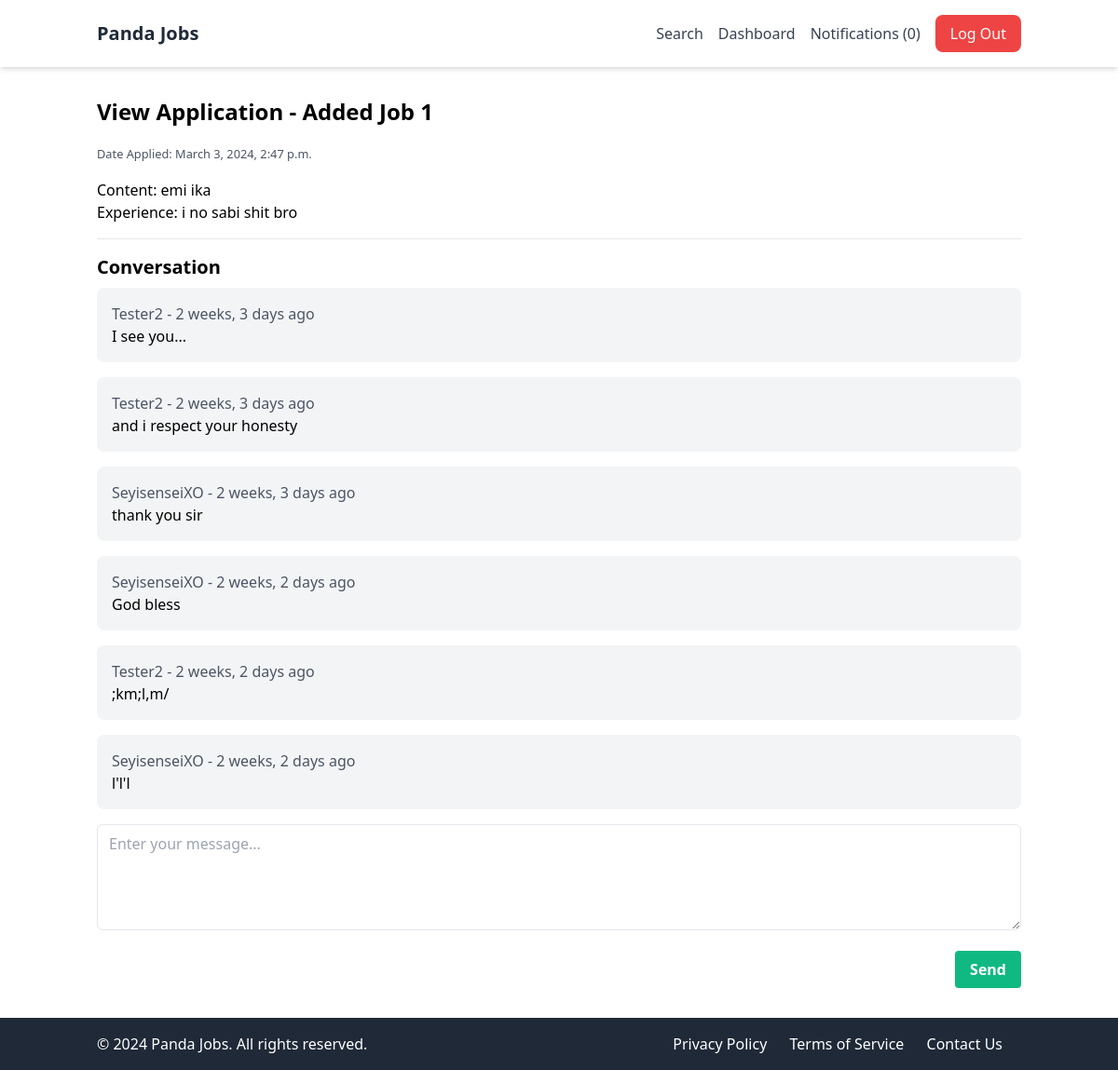
Screenshot of /userprofile/application/3/ (signed in) with the database file from the repository.
### apps/jobs/models.py (models this page shows, shortened)
class JobApplication(models.Model):
    job = models.ForeignKey(Job, related_name='applications', on_delete=models.CASCADE)
    content = models.TextField()
    experience = models.TextField()
    created_at = models.DateTimeField(auto_now_add=True)
    created_by = models.ForeignKey(User, related_name='applications', on_delete=models.CASCADE)
    updated_at = models.DateTimeField(auto_now=True)

class Job(models.Model):
    SIZE_1_9 = 'size_1_9'
    SIZE_10_49 = 'size_10_49'
    SIZE_50_99 = 'size_50_99'
    SIZE_100 = 'size_100'
    SIZE_CHOICES = (
        (SIZE_1_9, '1-9'),
        (SIZE_10_49, '10-49'),
        (SIZE_50_99, '50-99'),
        (SIZE_100, '100+'),
    )
    OPEN = 'open'
    CLOSED = 'closed'
    ARCHIVED = 'archived'
    STATUS_CHOICES = (
        (OPEN, 'Open'),
        (CLOSED, 'Closed'),
        (ARCHIVED, 'Archived'),
    )
    title = models.CharField(max_length=100)
    summary = models.TextField()
    full_description = models.TextField()
    company_name = models.CharField(max_length=100)
    company_location = models.CharField(max_length=100, blank=True, null=True)
    company_size = models.CharField(max_length=20, choices=SIZE_CHOICES, default=SIZE_1_9)
    created_by= models.ForeignKey(User, related_name='jobs', on_delete=models.CASCADE)
    created_at = models.DateTimeField(auto_now_add=True)
    updated_at = models.DateTimeField(auto_now=True)
    status = models.CharField(max_length=20, choices=STATUS_CHOICES, default=OPEN)

### apps/userprofile/models.py (models this page shows)
class Message(models.Model):
    application = models.ForeignKey(JobApplication, related_name='messages', on_delete=models.CASCADE)
    content = models.TextField()
    created_by = models.ForeignKey(User, related_name='messages', on_delete=models.CASCADE)
    created_at = models.DateTimeField(auto_now_add=True)
    class Meta:
        ordering = ['created_at']

### apps/userprofile/views.py (the view, shortened to what this page needs)
# urls.py: path('application/<int:application_id>/', view_application, name='view_application'),
@login_required
def view_application(request, application_id):
    if request.user.userprofile.is_employer:
        application = JobApplication.objects.get(pk=application_id, job__created_by=request.user)
    else:
        application = JobApplication.objects.get(pk=application_id, created_by=request.user)
    return render(request, 'view_application.html', {'application':application})

### apps/notifications/context_processors.py (called while the page is built)
def notification(request):
    if request.user.is_authenticated:
        return {'notifications': request.user.notifications.filter(is_read=False)}
    else:
        return {'notifications': []}

### apps/userprofile/templates/view_application.html (shortened to what this page needs)
{% extends 'base.html' %}
{% block content %}
    <h1 class="text-2xl font-bold mb-4">View Application - {{ application.job.title }}</h1>
    <small class="text-gray-600">Date Applied: {{ application.created_at }}</small>
    <p class="mt-4">Content: {{ application.content }}</p>
    <p>Experience: {{ application.experience }}</p>
    <hr class="my-4">
    <h2 class="text-xl font-semibold mb-2">Conversation</h2>
    {% for message in application.messages.all %}
        <div class="bg-gray-100 p-4 mb-4 rounded-lg">
            <p class="text-gray-600">{{ message.created_by.username }} - {{ message.created_at | timesince }} ago</p>
            <p>{{ message.content }}</p>
        </div>
    {% empty %}
        <p class="text-gray-600">No messages yet.</p>
        <hr class="my-4">
    {% endfor %}
    <form action="" method="post" class="mt-4">
        <div class="mb-4">
            <textarea class="w-full px-3 py-2 border rounded-md focus:outline-none focus:border-blue-500" name="content" id="id_content" rows="4" placeholder="Enter your message..."></textarea>
        </div>
        <div class="flex justify-end">
            <button class="bg-green-500 hover:bg-green-600 text-white font-bold py-2 px-4 rounded focus:outline-none focus:shadow-outline" type="submit">Send</button>
        </div>
    </form>
{% endblock %}

### apps/core/templates/base.html (style rules this page uses)
html, body { height: 100%; margin: 0; padding: 0; }

### rows the page displays
JobApplication: job "Added Job 1", created_at "March 3, 2024, 2:47 p.m.", content "emi ika", experience "i no sabi shit bro"
Message: created_by.username "Tester2", created_at "2 weeks, 3 days", content "I see you..."
Message: created_by.username "Tester2", created_at "2 weeks, 3 days", content "and i respect your honesty"
Message: created_by.username "SeyisenseiXO", created_at "2 weeks, 3 days", content "thank you sir"
Message: created_by.username "SeyisenseiXO", created_at "2 weeks, 2 days", content "God bless"
Message: created_by.username "Tester2", created_at "2 weeks, 2 days", content ";km;l,m/"
Message: created_by.username "SeyisenseiXO", created_at "2 weeks, 2 days", content "l'l'l"

### other values shown
{{ notifications.count }} "0"
